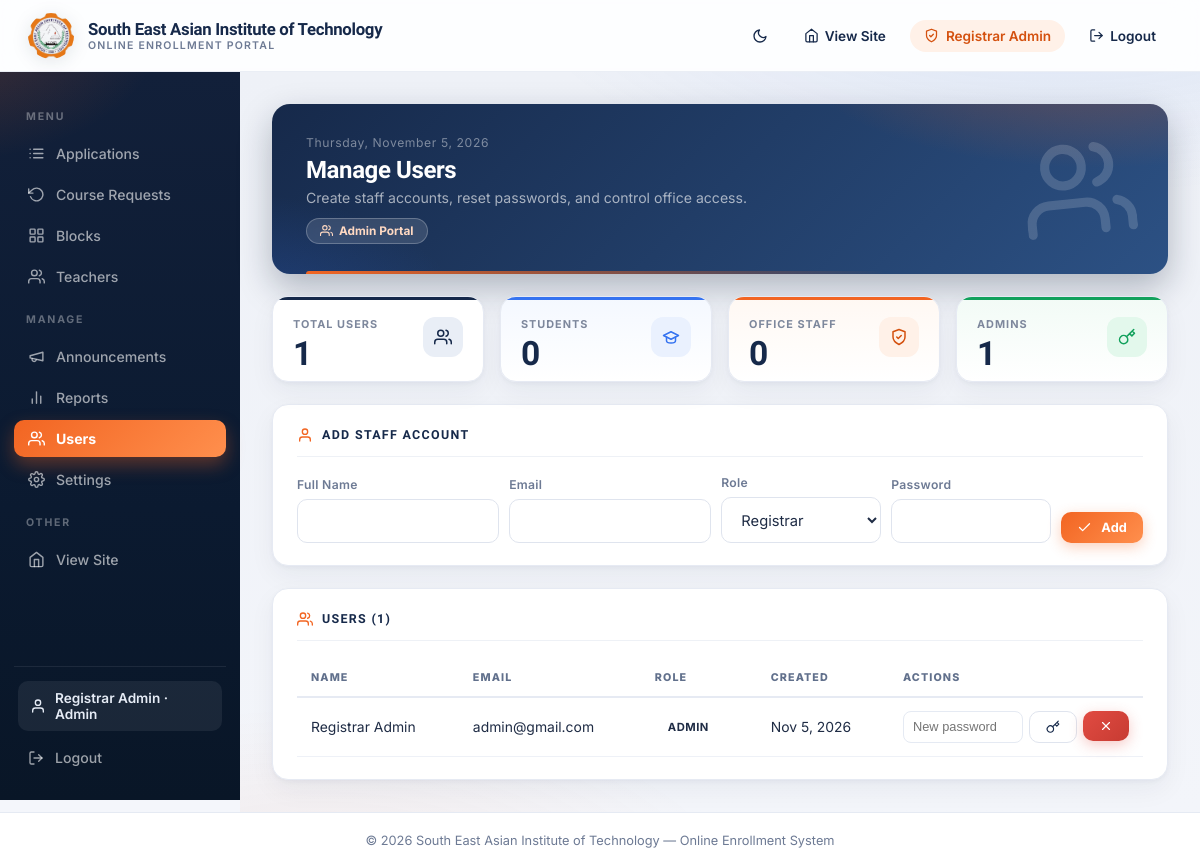
The page /admin/users.php (signed in) on the database its author committed.
### tables this page shows
CREATE TABLE IF NOT EXISTS users (
  id            INT AUTO_INCREMENT PRIMARY KEY,
  full_name     VARCHAR(100) NOT NULL,
  email         VARCHAR(120) NOT NULL UNIQUE,
  password_hash VARCHAR(255) NOT NULL,
  role          ENUM('student','admin') NOT NULL DEFAULT 'student',
  created_at    TIMESTAMP    DEFAULT CURRENT_TIMESTAMP
);

### config.php (called while the page is built, shortened)
<?php
require_once __DIR__ . '/includes/icons.php';
function db() {
    static $conn = null;
    if ($conn === null) {
        $conn = new mysqli(DB_HOST, DB_USER, DB_PASS, DB_NAME);
        $conn->set_charset('utf8mb4');
    }
    return $conn;
}
function e($v) { return htmlspecialchars((string)$v, ENT_QUOTES, 'UTF-8'); }

### admin/users.php (the view, shortened to what this page needs)
<?php
$roles = ['registrar' => 'Registrar', 'medical' => 'Medical', 'accounting' => 'Accounting',
          'department' => 'Department', 'admin' => 'Admin', 'student' => 'Student'];
$users = db()->query("SELECT id, full_name, email, role, created_at FROM users ORDER BY role, id")->fetch_all(MYSQLI_ASSOC);
$roleC = array_count_values(array_column($users, 'role'));
$staffC = ($roleC['registrar'] ?? 0) + ($roleC['medical'] ?? 0) + ($roleC['accounting'] ?? 0) + ($roleC['department'] ?? 0);
include __DIR__ . '/../includes/header.php';
include __DIR__ . '/nav.php';
include __DIR__ . '/page_banner.php';
?>
<div class="stat-cards">
    <div class="stat-card c-navy"><div class="sc-ic"><?= icon('users', 18) ?></div><div class="lbl">Total Users</div><div class="num"><?= count($users) ?></div></div>
    <div class="stat-card c-blue"><div class="sc-ic"><?= icon('cap', 18) ?></div><div class="lbl">Students</div><div class="num"><?= $roleC['student'] ?? 0 ?></div></div>
    <div class="stat-card c-orange"><div class="sc-ic"><?= icon('shield', 18) ?></div><div class="lbl">Office Staff</div><div class="num"><?= $staffC ?></div></div>
    <div class="stat-card c-green"><div class="sc-ic"><?= icon('key', 18) ?></div><div class="lbl">Admins</div><div class="num"><?= $roleC['admin'] ?? 0 ?></div></div>
</div>
<div class="mini-card" style="margin-bottom:22px;">
    <h3><?= icon('user', 16) ?> Add Staff Account</h3>
    <form method="post" style="display:grid;grid-template-columns:1fr 1fr 160px 160px auto;gap:10px;align-items:end;">
        <div class="field" style="text-align:left;"><label>Full Name</label><input name="full_name" required></div>
        <div class="field" style="text-align:left;"><label>Email</label><input type="email" name="email" required></div>
        <div class="field" style="text-align:left;"><label>Role</label>
            <select name="role"><?php foreach ($roles as $rv => $rl): ?>
                <option value="<?= $rv ?>"><?= $rl ?></option>
            <?php endforeach; ?></select>
        </div>
        <div class="field" style="text-align:left;"><label>Password</label><input name="password" required minlength="6"></div>
        <button class="btn btn-sm" name="add_user" value="1"><?= icon('check', 15) ?> Add</button>
    </form>
</div>
<div class="mini-card">
    <h3><?= icon('users', 16) ?> Users (<?= count($users) ?>)</h3>
    <table class="tbl">
        <thead><tr><th>Name</th><th>Email</th><th>Role</th><th>Created</th><th style="width:230px;">Actions</th></tr></thead>
        <tbody>
        <?php foreach ($users as $u): ?>
        <tr>
            <td><?= e($u['full_name']) ?></td>
            <td class="sm"><?= e($u['email']) ?></td>
            <td><span class="badge"><?= e($roles[$u['role']] ?? $u['role']) ?></span></td>
            <td class="sm"><?= e(date('M j, Y', strtotime($u['created_at']))) ?></td>
            <td style="display:flex;gap:6px;">
                <form method="post" style="display:flex;gap:6px;">
                    <input name="new_password" placeholder="New password" minlength="6" required
                           style="width:120px;padding:5px 9px;border:1px solid var(--border);border-radius:8px;font-size:.8rem;">
                    <button class="btn btn-sm btn-secondary" title="Reset password"><?= icon('key', 14) ?></button>
                </form>
                <?php if ($u['id'] !== (int)$_SESSION['admin_id']): ?>
                <form method="post" onsubmit="return confirm('Delete <?= e($u['email']) ?>?');">
                    <button class="btn btn-sm btn-red" name="delete_user" value="<?= (int)$u['id'] ?>" title="Delete"><?= icon('x', 14) ?></button>
                </form>
                <?php endif; ?>
            </td>
        </tr>
        <?php endforeach; ?>
        </tbody>
    </table>
</div>
<?php include __DIR__ . '/nav_close.php'; ?>
<?php include __DIR__ . '/../includes/footer.php'; ?>

### includes/icons.php (shortened to what this page needs)
<?php
function icon($name, $size = 20, $class = '') {
    $path = $icons[$name] ?? $icons['file'];
    $cls = $class ? ' ' . $class : '';
    return '<svg class="icn' . $cls . '" width="' . $size . '" height="' . $size .
        '" viewBox="0 0 24 24" fill="none" stroke="currentColor" stroke-width="2" ' .
        'stroke-linecap="round" stroke-linejoin="round">' . $path . '</svg>';
}

### rows shown on the page
users: full_name "Registrar Admin", email "admin@gmail.com", role "ADMIN", created_at "Nov 5, 2026", $u['id'] 1 (drawn)

### other values the page prints
admin_name() "Registrar Admin"
admin_role() "Admin"
$bannerTitle "Manage Users"
$bannerSub "Create staff accounts, reset passwords, and control office access."
count($users) "1"
$roleC['student'] "0"
$staffC "0"
$roleC['admin'] "1"
form field role "Registrar"
